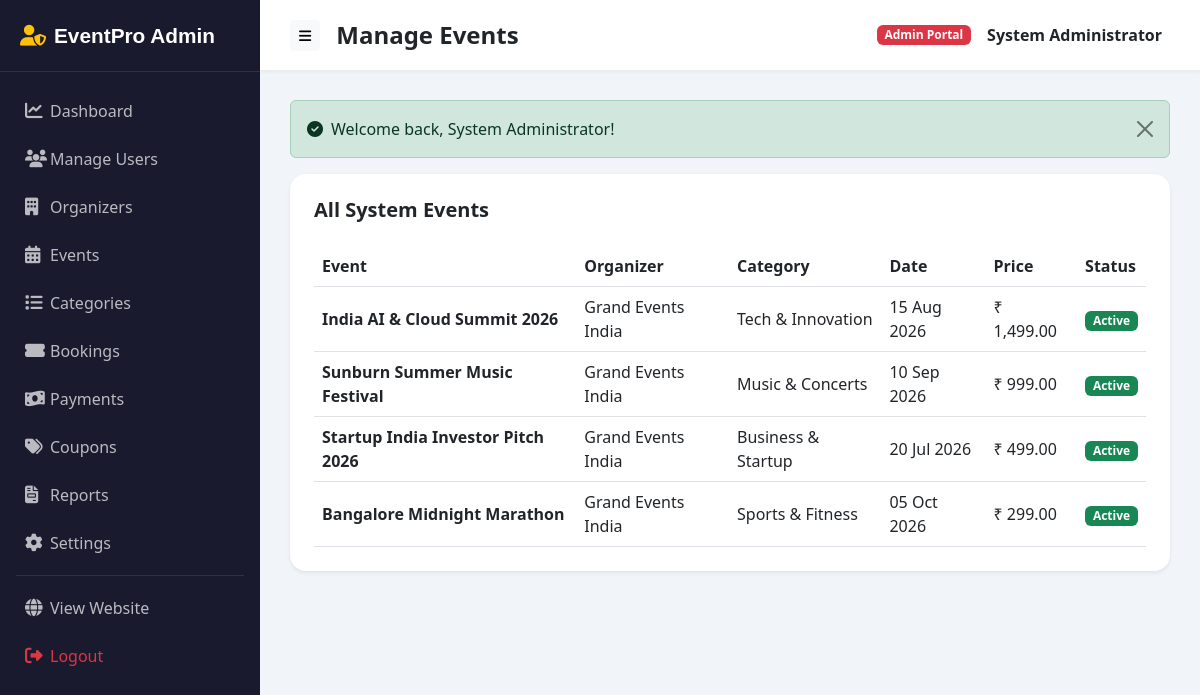
/admin/events.php (signed in), run on the app's committed database.
### tables this page shows
CREATE TABLE IF NOT EXISTS `events` (
  `id` INT AUTO_INCREMENT PRIMARY KEY,
  `organizer_id` INT NOT NULL,
  `category_id` INT NOT NULL,
  `title` VARCHAR(255) NOT NULL,
  `slug` VARCHAR(255) NOT NULL UNIQUE,
  `description` LONGTEXT NOT NULL,
  `short_desc` VARCHAR(500) DEFAULT NULL,
  `rules` TEXT DEFAULT NULL,
  `venue` VARCHAR(255) NOT NULL,
  `address` TEXT DEFAULT NULL,
  `city` VARCHAR(100) NOT NULL,
  `state` VARCHAR(100) DEFAULT NULL,
  `country` VARCHAR(100) DEFAULT 'India',
  `start_date` DATE NOT NULL,
  `end_date` DATE DEFAULT NULL,
  `start_time` TIME NOT NULL,
  `end_time` TIME DEFAULT NULL,
  `price` DECIMAL(10,2) NOT NULL DEFAULT 0.00,
  `seats_total` INT NOT NULL,
  `seats_booked` INT NOT NULL DEFAULT 0,
  `image` VARCHAR(255) DEFAULT 'assets/images/default-event.jpg',
  `status` ENUM('draft', 'active', 'cancelled', 'completed') DEFAULT 'active',
  `is_featured` TINYINT(1) DEFAULT 0,
  `is_free` TINYINT(1) DEFAULT 0,
  `created_at` DATETIME DEFAULT CURRENT_TIMESTAMP,
  `updated_at` DATETIME DEFAULT CURRENT_TIMESTAMP ON UPDATE CURRENT_TIMESTAMP,
  FOREIGN KEY (`organizer_id`) REFERENCES `users`(`id`) ON DELETE CASCADE,
  FOREIGN KEY (`category_id`) REFERENCES `categories`(`id`) ON DELETE CASCADE
);

CREATE TABLE IF NOT EXISTS `users` (
  `id` INT AUTO_INCREMENT PRIMARY KEY,
  `name` VARCHAR(100) NOT NULL,
  `email` VARCHAR(150) NOT NULL UNIQUE,
  `password` VARCHAR(255) NOT NULL,
  `phone` VARCHAR(20) DEFAULT NULL,
  `avatar` VARCHAR(255) DEFAULT 'assets/images/default-avatar.png',
  `role` ENUM('user', 'organizer', 'admin') NOT NULL DEFAULT 'user',
  `status` ENUM('active', 'inactive', 'banned') NOT NULL DEFAULT 'active',
  `email_verified` TINYINT(1) DEFAULT 1,
  `verification_token` VARCHAR(100) DEFAULT NULL,
  `reset_token` VARCHAR(100) DEFAULT NULL,
  `reset_expiry` DATETIME DEFAULT NULL,
  `created_at` DATETIME DEFAULT CURRENT_TIMESTAMP,
  `updated_at` DATETIME DEFAULT CURRENT_TIMESTAMP ON UPDATE CURRENT_TIMESTAMP
);

CREATE TABLE IF NOT EXISTS `categories` (
  `id` INT AUTO_INCREMENT PRIMARY KEY,
  `name` VARCHAR(100) NOT NULL,
  `slug` VARCHAR(100) NOT NULL UNIQUE,
  `icon` VARCHAR(50) DEFAULT 'fa-calendar',
  `color` VARCHAR(20) DEFAULT '#6c63ff',
  `description` TEXT DEFAULT NULL,
  `sort_order` INT DEFAULT 0,
  `status` ENUM('active', 'inactive') DEFAULT 'active',
  `created_at` DATETIME DEFAULT CURRENT_TIMESTAMP
);

### includes/functions.php (called while the page is built, shortened)
<?php
function format_currency(float|int|string $amount): string {
    return CURRENCY . ' ' . number_format((float)$amount, 2);
}
function format_date(string $date, string $format = 'd M Y'): string {
    return date($format, strtotime($date));
}

### admin/events.php (the view, shortened to what this page needs)
<?php
include '../includes/admin/header.php';
$events = $pdo->query("SELECT e.*, c.name as category_name, u.name as organizer_name FROM events e LEFT JOIN categories c ON e.category_id = c.id LEFT JOIN users u ON e.organizer_id = u.id ORDER BY e.created_at DESC")->fetchAll();
?>
<div class="card border-0 shadow-sm rounded-4 p-4">
    <h5 class="fw-bold mb-4">All System Events</h5>
    <div class="table-responsive">
        <table class="table table-hover align-middle mb-0">
            <thead>
                <tr>
                    <th>Event</th>
                    <th>Organizer</th>
                    <th>Category</th>
                    <th>Date</th>
                    <th>Price</th>
                    <th>Status</th>
                </tr>
            </thead>
            <tbody>
                <?php foreach($events as $e): ?>
                    <tr>
                        <td><strong><?= xss_clean($e['title']) ?></strong></td>
                        <td><?= xss_clean($e['organizer_name']) ?></td>
                        <td><?= xss_clean($e['category_name']) ?></td>
                        <td><?= format_date($e['start_date']) ?></td>
                        <td><?= format_currency($e['price']) ?></td>
                        <td><span class="badge bg-<?= $e['status'] === 'active' ? 'success' : 'secondary' ?>"><?= ucfirst($e['status']) ?></span></td>
                    </tr>
                <?php endforeach; ?>
            </tbody>
        </table>
    </div>
</div>
<?php include '../includes/admin/footer.php'; ?>

### data on the page
events: title "India AI & Cloud Summit 2026", organizer.name "Grand Events India", category.name "Tech & Innovation", start_date "15 Aug 2026", price "₹ 1,499.00", status "Active"
events: title "Sunburn Summer Music Festival", organizer.name "Grand Events India", category.name "Music & Concerts", start_date "10 Sep 2026", price "₹ 999.00", status "Active"
events: title "Startup India Investor Pitch 2026", organizer.name "Grand Events India", category.name "Business & Startup", start_date "20 Jul 2026", price "₹ 499.00", status "Active"
events: title "Bangalore Midnight Marathon", organizer.name "Grand Events India", category.name "Sports & Fitness", start_date "05 Oct 2026", price "₹ 299.00", status "Active"

### other printed values
xss_clean($page_title) "Manage Events"
xss_clean($_SESSION['user_name']) "System Administrator"
xss_clean($flash['message']) "Welcome back, System Administrator!"
